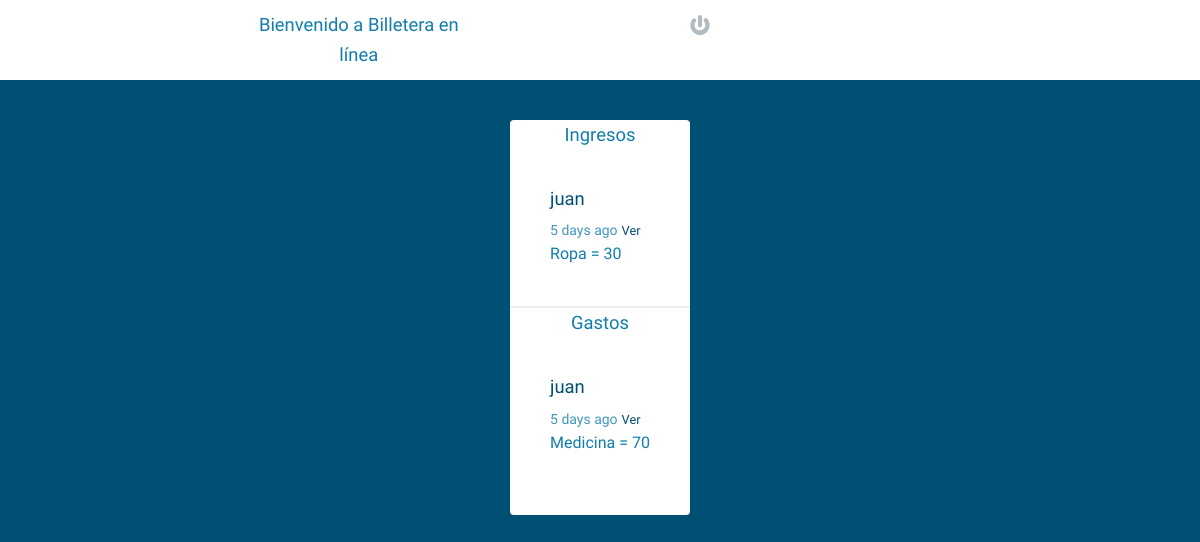
/resumen (signed in), run on the app's committed database.
### models.py (models this page shows, shortened)
class Ingreso(Model):
    user = ForeignKeyField(
        User,
        related_name='ingresos',
    )
    timestamp = DateTimeField(default=datetime.datetime.now)
    name = CharField(max_length=30)
    content = DecimalField(decimal_places=2)
    class Meta:
        database = DATABASE
        order_by = ('-joined_at',)

class User(UserMixin, Model):
    username = CharField(unique=True)
    email = CharField(unique=True)
    password = CharField(max_length=120)
    joined_at = DateTimeField(default=datetime.datetime.now)
    class Meta:
        database = DATABASE
        order_by = ('-joined_at',)
    def get_ingresos(self):
        return Ingreso.select().where(Ingreso.user == self)
    def get_gastos(self):
        return Gasto.select().where(Gasto.user == self)

class Gasto(Model):
    user = ForeignKeyField(
        User,
        related_name='gastos',
    )
    timestamp = DateTimeField(default=datetime.datetime.now)
    name = CharField(max_length=30)
    content = DecimalField(decimal_places=2)
    class Meta:
        database = DATABASE
        order_by = ('joined_at',)

### server.py (the view)
@app.route('/resumen')
@app.route('/resumen/<username>')
def resumen(username=None):
    template = 'stream.html'
    if username and username != current_user.username:
        user =  models.User.select().where(models.User.username**username).get()
        ingresos = user.ingresos.limit(100)
        gastos = user.gastos.limit(100)
    else:
        ingresos = current_user.get_ingresos().limit(100)
        gastos = current_user.get_gastos().limit(100)
        user = current_user
    if username:
        template = 'user_stream.html'
    return render_template(template, ingresos=ingresos, gastos=gastos, user=user)

### server.py (called while the page is built)
@login_manager.user_loader
def load_user(userid):
    try:
        return models.User.get(models.User.id == userid)
    except models.DoesNotExist:
        return None

@app.before_request
def before_request():
    g.db = models.DATABASE
    if g.db.is_closed():
        g.db.connect()
        g.user = current_user

@app.after_request
def after_request(response):
    g.db.close()
    return response

### templates/stream.html (shortened to what this page needs)
{% extends "layout.html" %}
{% block content %}
<h1>Ingresos</h1>
{% for ingreso in ingresos %}
    <article>
        <h2>
            <a href="{{ url_for('stream', username=ingreso.user.username) }}">{{ingreso.user.username}}</a>
        </h2>
        <time data-time="{{ingreso.timestamp.timestamp()}}" class="distime" datetime="{{ ingreso.timestamp.strftime('%Y-%m-%d H:%M:%S') }}">{{ ingreso.timestamp.strftime('%Y-%m-%d H:%M:%S') }}</time>
        <a href="#" class="view">Ver</a>
        <div class="ingreso">
            {{ ingreso.name }} = {{ ingreso. content }}
        </div>
    </article>
{% endfor %}
<h1>Gastos</h1>
{% for gasto in gastos %}
    <article>
        <h2>
            <a href="{{ url_for('stream', username=gasto.user.username) }}">{{gasto.user.username}}</a>
        </h2>
        <time data-time="{{gasto.timestamp.timestamp()}}" class="distime" datetime="{{ gasto.timestamp.strftime('%Y-%m-%d H:%M:%S') }}">{{ gasto.timestamp.strftime('%Y-%m-%d H:%M:%S') }}</time>
        <a href="#" class="view">Ver</a>
        <div class="gasto">
            {{ gasto.name }} = {{ gasto. content }}
        </div>
    </article>
{% endfor %}
{% endblock %}

### static/css/main.css (style rules this page uses)
body, input, button, textarea { font-family: 'Varela Round', Helvetica Neue, Helvetica, Arial, serif; }
body { font-size: 1em; color: #107dac; font-weight: 400; background: #005073; position: relative; }
a { text-decoration: none; color: #005073; }
h1, h2, h3, h4 { font-size: 1.15em; font-weight: normal; margin: 0; line-height: 1em; }
h1 { text-align: center; line-height: 30px; }
h2 { margin: 0 0 10px; }
article { border-bottom: 2px solid #ECEEEF; margin: 0; padding: 40px; }
article:last-child { border-bottom: 0; }
time { font-size: .875em; opacity: .8; }
.view { font-size: 0.8em; text-transform: upper; }

### data on the page
Ingreso: user.username "juan", name "Ropa", content "30"
Gasto: user.username "juan", name "Medicina", content "70"
